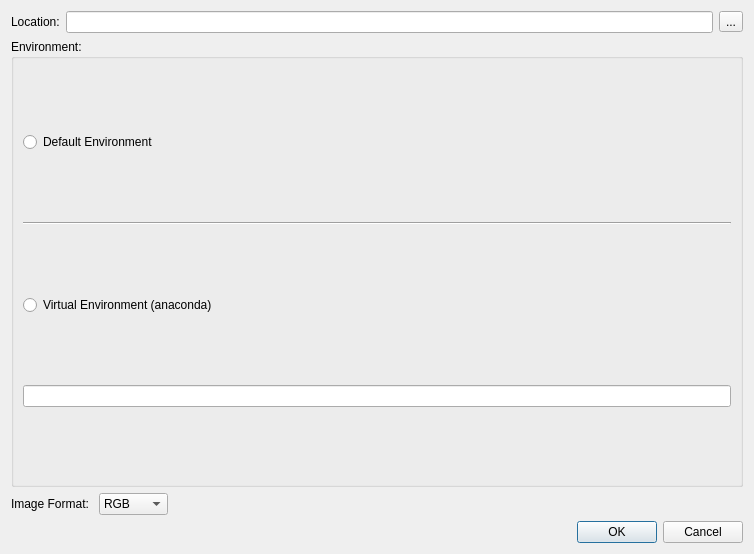
<?xml version="1.0" encoding="UTF-8"?>
<ui version="4.0">
 <class>Dialog</class>
 <widget class="QDialog" name="Dialog">
  <property name="geometry">
   <rect>
    <x>0</x>
    <y>0</y>
    <width>754</width>
    <height>554</height>
   </rect>
  </property>
  <property name="windowTitle">
   <string>Dialog</string>
  </property>
  <layout class="QVBoxLayout" name="verticalLayout_2">
   <item>
    <layout class="QVBoxLayout" name="verticalLayout">
     <item>
      <layout class="QHBoxLayout" name="horizontalLayout">
       <item>
        <widget class="QLabel" name="label">
         <property name="text">
          <string>Location:</string>
         </property>
        </widget>
       </item>
       <item>
        <widget class="QLineEdit" name="line_edit_location"/>
       </item>
       <item>
        <widget class="QToolButton" name="tool_button_location">
         <property name="text">
          <string>...</string>
         </property>
        </widget>
       </item>
      </layout>
     </item>
     <item>
      <widget class="QGroupBox" name="group_box">
       <property name="sizePolicy">
        <sizepolicy hsizetype="Preferred" vsizetype="MinimumExpanding">
         <horstretch>0</horstretch>
         <verstretch>0</verstretch>
        </sizepolicy>
       </property>
       <property name="title">
        <string>Environment: </string>
       </property>
       <property name="flat">
        <bool>false</bool>
       </property>
       <property name="checkable">
        <bool>false</bool>
       </property>
       <layout class="QVBoxLayout" name="verticalLayout_3">
        <item>
         <widget class="QRadioButton" name="radio_button_default">
          <property name="text">
           <string>Default Environment</string>
          </property>
         </widget>
        </item>
        <item>
         <widget class="Line" name="line">
          <property name="orientation">
           <enum>Qt::Horizontal</enum>
          </property>
         </widget>
        </item>
        <item>
         <widget class="QRadioButton" name="radio_button_virtual">
          <property name="text">
           <string>Virtual Environment (anaconda)</string>
          </property>
         </widget>
        </item>
        <item>
         <widget class="QLineEdit" name="line_edit_virtual"/>
        </item>
       </layout>
      </widget>
     </item>
     <item>
      <layout class="QHBoxLayout" name="horizontalLayout_2">
       <item>
        <widget class="QLabel" name="label_2">
         <property name="sizePolicy">
          <sizepolicy hsizetype="Preferred" vsizetype="Minimum">
           <horstretch>0</horstretch>
           <verstretch>0</verstretch>
          </sizepolicy>
         </property>
         <property name="text">
          <string>Image Format: </string>
         </property>
        </widget>
       </item>
       <item>
        <widget class="QComboBox" name="comboBox">
         <property name="sizePolicy">
          <sizepolicy hsizetype="Preferred" vsizetype="Fixed">
           <horstretch>0</horstretch>
           <verstretch>0</verstretch>
          </sizepolicy>
         </property>
         <item>
          <property name="text">
           <string>RGB</string>
          </property>
         </item>
         <item>
          <property name="text">
           <string>RGB-D</string>
          </property>
         </item>
        </widget>
       </item>
       <item>
        <spacer name="horizontalSpacer">
         <property name="orientation">
          <enum>Qt::Horizontal</enum>
         </property>
         <property name="sizeHint" stdset="0">
          <size>
           <width>40</width>
           <height>20</height>
          </size>
         </property>
        </spacer>
       </item>
      </layout>
     </item>
    </layout>
   </item>
   <item>
    <widget class="QDialogButtonBox" name="buttonBox">
     <property name="orientation">
      <enum>Qt::Horizontal</enum>
     </property>
     <property name="standardButtons">
      <set>QDialogButtonBox::Cancel|QDialogButtonBox::Ok</set>
     </property>
    </widget>
   </item>
  </layout>
 </widget>
 <resources/>
 <connections>
  <connection>
   <sender>buttonBox</sender>
   <signal>accepted()</signal>
   <receiver>Dialog</receiver>
   <slot>accept()</slot>
   <hints>
    <hint type="sourcelabel">
     <x>248</x>
     <y>254</y>
    </hint>
    <hint type="destinationlabel">
     <x>157</x>
     <y>274</y>
    </hint>
   </hints>
  </connection>
  <connection>
   <sender>buttonBox</sender>
   <signal>rejected()</signal>
   <receiver>Dialog</receiver>
   <slot>reject()</slot>
   <hints>
    <hint type="sourcelabel">
     <x>316</x>
     <y>260</y>
    </hint>
    <hint type="destinationlabel">
     <x>286</x>
     <y>274</y>
    </hint>
   </hints>
  </connection>
 </connections>
</ui>
